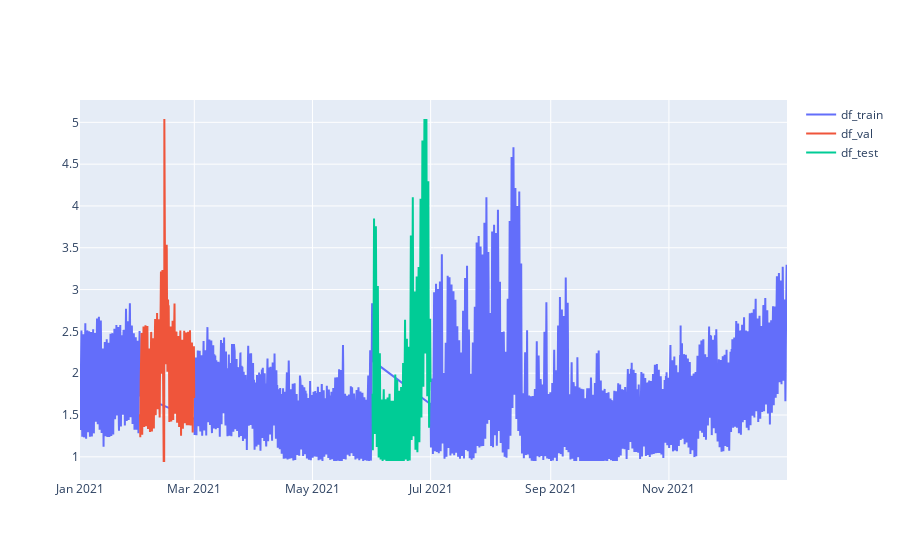

Notebook code cell kept with this figure:
### Markdown cell above
### Visualization

### Code cell
fig = plot_location_splits(clean_data_path,0,5)

### Figure 1 — Plotly figure (JSON) as saved in the notebook; plotly's stock layout.template omitted (floating-point values rounded to 4 significant figures; data arrays with more than 128 entries replaced by an {"elided": "..."} marker saying what was removed)
{"data": [{"mode": "lines", "name": "df_train", "type": "scatter", "x": {"elided": "7368 str values"}, "y": {"elided": "7368 float values"}}, {"mode": "lines", "name": "df_val", "type": "scatter", "x": {"elided": "672 str values"}, "y": {"elided": "672 float values"}}, {"mode": "lines", "name": "df_test", "type": "scatter", "x": {"elided": "720 str values"}, "y": {"elided": "720 float values"}}], "layout": {}}
